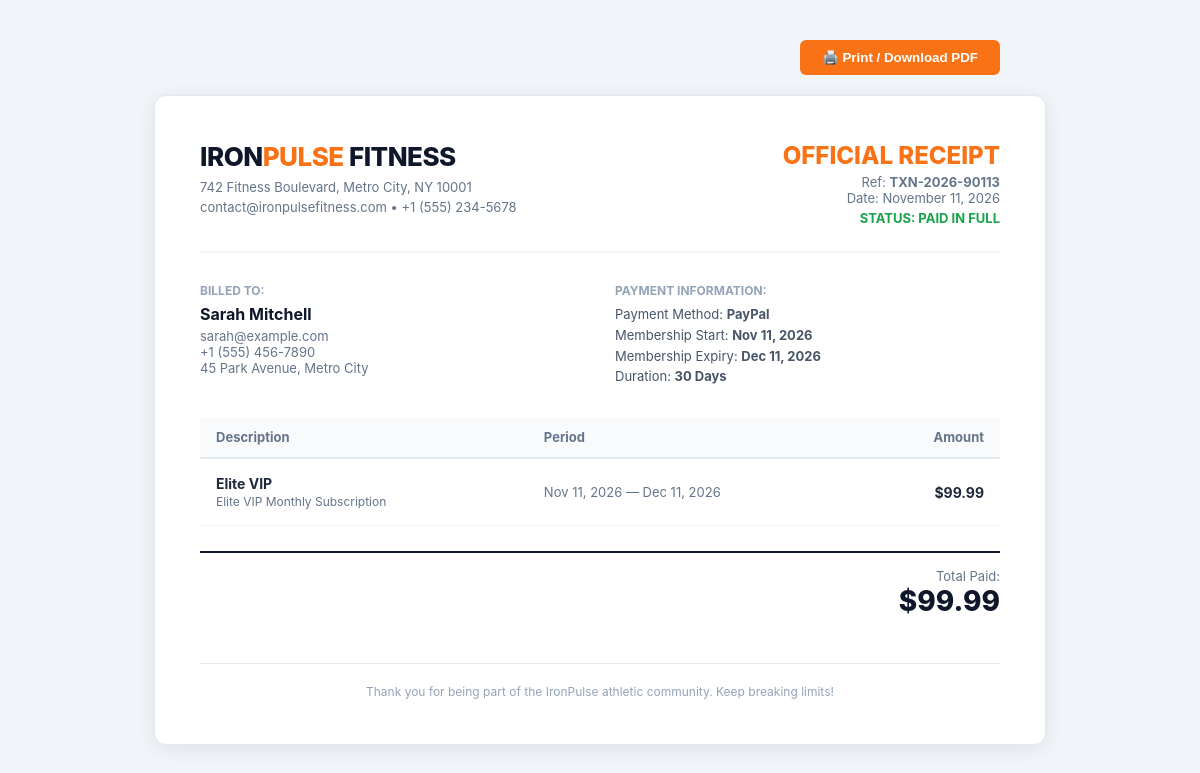
Screenshot of /member/invoice.php?id=2 (signed in) with the database file from the repository.
### tables this page shows
CREATE TABLE `payments` (
  `id` INT AUTO_INCREMENT PRIMARY KEY,
  `user_id` INT NOT NULL,
  `membership_id` INT DEFAULT NULL,
  `transaction_ref` VARCHAR(100) NOT NULL UNIQUE,
  `amount` DECIMAL(10, 2) NOT NULL,
  `payment_method` ENUM('Cash', 'Credit Card', 'PayPal', 'Stripe', 'Bank Transfer') NOT NULL DEFAULT 'Credit Card',
  `status` ENUM('completed', 'pending', 'failed') NOT NULL DEFAULT 'completed',
  `notes` VARCHAR(255) DEFAULT NULL,
  `payment_date` TIMESTAMP DEFAULT CURRENT_TIMESTAMP,
  FOREIGN KEY (`user_id`) REFERENCES `users` (`id`) ON DELETE CASCADE,
  FOREIGN KEY (`membership_id`) REFERENCES `memberships` (`id`) ON DELETE SET NULL
);

CREATE TABLE `users` (
  `id` INT AUTO_INCREMENT PRIMARY KEY,
  `full_name` VARCHAR(100) NOT NULL,
  `email` VARCHAR(120) NOT NULL UNIQUE,
  `password` VARCHAR(255) NOT NULL,
  `phone` VARCHAR(30) DEFAULT NULL,
  `role` ENUM('admin', 'member') NOT NULL DEFAULT 'member',
  `gender` ENUM('male', 'female', 'other') DEFAULT 'other',
  `dob` DATE DEFAULT NULL,
  `avatar` VARCHAR(255) DEFAULT 'default-avatar.png',
  `address` TEXT DEFAULT NULL,
  `emergency_contact` VARCHAR(150) DEFAULT NULL,
  `fitness_goals` TEXT DEFAULT NULL,
  `status` ENUM('active', 'inactive', 'suspended') NOT NULL DEFAULT 'active',
  `created_at` TIMESTAMP DEFAULT CURRENT_TIMESTAMP,
  `updated_at` TIMESTAMP DEFAULT CURRENT_TIMESTAMP ON UPDATE CURRENT_TIMESTAMP
);

CREATE TABLE `memberships` (
  `id` INT AUTO_INCREMENT PRIMARY KEY,
  `user_id` INT NOT NULL,
  `plan_id` INT NOT NULL,
  `start_date` DATE NOT NULL,
  `end_date` DATE NOT NULL,
  `amount_paid` DECIMAL(10, 2) NOT NULL,
  `payment_status` ENUM('paid', 'pending', 'cancelled') NOT NULL DEFAULT 'paid',
  `status` ENUM('active', 'expired', 'cancelled') NOT NULL DEFAULT 'active',
  `created_at` TIMESTAMP DEFAULT CURRENT_TIMESTAMP,
  FOREIGN KEY (`user_id`) REFERENCES `users` (`id`) ON DELETE CASCADE,
  FOREIGN KEY (`plan_id`) REFERENCES `membership_plans` (`id`) ON DELETE RESTRICT
);

CREATE TABLE `membership_plans` (
  `id` INT AUTO_INCREMENT PRIMARY KEY,
  `name` VARCHAR(100) NOT NULL,
  `description` TEXT DEFAULT NULL,
  `duration_days` INT NOT NULL DEFAULT 30,
  `price` DECIMAL(10, 2) NOT NULL,
  `badge` VARCHAR(50) DEFAULT NULL,
  `features_json` TEXT NOT NULL,
  `is_popular` TINYINT(1) DEFAULT 0,
  `status` ENUM('active', 'inactive') NOT NULL DEFAULT 'active',
  `created_at` TIMESTAMP DEFAULT CURRENT_TIMESTAMP
);

### config/config.php (called while the page is built, shortened)
<?php
function money($amount) {
    return CURRENCY . number_format((float)$amount, 2);
}
function format_date($dateStr, $format = 'M d, Y') {
    $time = strtotime($dateStr);
    return $time ? date($format, $time) : '-';
}

### member/invoice.php (the view, shortened to what this page needs)
<?php
require_once __DIR__ . '/../config/config.php';
$paymentId = (int)($_GET['id'] ?? 0);
$db = getDB();
$payment = null;
try {
    $stmt = $db->prepare("
        SELECT p.*, u.full_name, u.email, u.phone, u.address,
               m.start_date, m.end_date, mp.name AS plan_name, mp.duration_days
        FROM payments p
        JOIN users u ON p.user_id = u.id
        LEFT JOIN memberships m ON p.membership_id = m.id
        LEFT JOIN membership_plans mp ON m.plan_id = mp.id
        WHERE p.id = ? LIMIT 1
    ");
    $stmt->execute([$paymentId]);
    $payment = $stmt->fetch();
} catch (Exception $e) {}
?>
<!DOCTYPE html>
<html lang="en">
<head>
</head>
<body>
<div style="max-width: 800px; margin: 0 auto; text-align: right;">
    <button class="btn-print" onclick="window.print()">🖨️ Print / Download PDF</button>
</div>
<div class="invoice-card">
    <div class="header">
        <div>
            <div class="logo">IRON<span>PULSE</span> FITNESS</div>
            <p style="color: #64748b; font-size: 13px; margin: 6px 0 0; line-height: 1.5;">
                742 Fitness Boulevard, Metro City, NY 10001<br>
                contact@ironpulsefitness.com &bull; +1 (555) 234-5678
            </p>
        </div>
        <div class="invoice-meta">
            <div class="meta-title">OFFICIAL RECEIPT</div>
            <div style="font-size: 13px; color: #64748b;">Ref: <strong><?= htmlspecialchars($payment['transaction_ref']) ?></strong></div>
            <div style="font-size: 13px; color: #64748b;">Date: <?= format_date($payment['payment_date'], 'F d, Y') ?></div>
            <div style="font-size: 13px; color: #16a34a; font-weight: 700; margin-top: 4px;">STATUS: PAID IN FULL</div>
        </div>
    </div>
    <div class="grid-2">
        <div>
            <div style="font-size: 12px; font-weight: 700; color: #94a3b8; text-transform: uppercase; margin-bottom: 6px;">Billed To:</div>
            <div style="font-size: 16px; font-weight: 700; color: #0f172a;"><?= htmlspecialchars($payment['full_name']) ?></div>
            <div style="font-size: 13px; color: #64748b; margin-top: 4px;"><?= htmlspecialchars($payment['email']) ?></div>
            <div style="font-size: 13px; color: #64748b;"><?= htmlspecialchars($payment['phone'] ?? '-') ?></div>
            <div style="font-size: 13px; color: #64748b;"><?= htmlspecialchars($payment['address'] ?? 'Primary Member Address') ?></div>
        </div>
        <div>
            <div style="font-size: 12px; font-weight: 700; color: #94a3b8; text-transform: uppercase; margin-bottom: 6px;">Payment Information:</div>
            <div style="font-size: 13px; color: #475569; line-height: 1.6;">
                Payment Method: <strong><?= htmlspecialchars($payment['payment_method']) ?></strong><br>
                Membership Start: <strong><?= format_date($payment['start_date']) ?></strong><br>
                Membership Expiry: <strong><?= format_date($payment['end_date']) ?></strong><br>
                Duration: <strong><?= (int)$payment['duration_days'] ?> Days</strong>
            </div>
        </div>
    </div>
    <table class="table">
        <thead>
            <tr>
                <th>Description</th>
                <th>Period</th>
                <th style="text-align: right;">Amount</th>
            </tr>
        </thead>
        <tbody>
            <tr>
                <td>
                    <strong><?= htmlspecialchars($payment['plan_name'] ?? 'Gym Membership Package') ?></strong><br>
                    <span style="font-size: 12px; color: #64748b;"><?= htmlspecialchars($payment['notes'] ?? 'Access to training facilities and group fitness classes') ?></span>
                </td>
                <td style="color: #64748b; font-size: 13px;">
                    <?= format_date($payment['start_date']) ?> &mdash; <?= format_date($payment['end_date']) ?>
                </td>
                <td style="text-align: right; font-weight: 700;">
                    <?= money($payment['amount']) ?>
                </td>
            </tr>
        </tbody>
    </table>
    <div class="total-box">
        <div style="font-size: 13px; color: #64748b;">Total Paid:</div>
        <div class="total-amount"><?= money($payment['amount']) ?></div>
    </div>
    <div style="margin-top: 45px; padding-top: 20px; border-top: 1px solid #e2e8f0; font-size: 12px; color: #94a3b8; text-align: center;">
        Thank you for being part of the IronPulse athletic community. Keep breaking limits!
    </div>
</div>
</body>
</html>

### member/invoice.php (style rules this page uses)
body { font-family: -apple-system, BlinkMacSystemFont, "Segoe UI", Roboto, Arial, sans-serif; background: #f1f5f9; color: #1e293b; padding: 40px 20px; margin: 0; }
.invoice-card { max-width: 800px; margin: 0 auto; background: #ffffff; border-radius: 12px; box-shadow: 0 4px 20px rgba(0,0,0,0.08); padding: 45px; border: 1px solid #e2e8f0; }
.header { display: flex; justify-content: space-between; align-items: flex-start; border-bottom: 2px solid #f1f5f9; padding-bottom: 25px; margin-bottom: 30px; }
.logo { font-size: 26px; font-weight: 800; color: #0f172a; letter-spacing: -0.5px; }
.logo span { color: #f97316; }
.invoice-meta { text-align: right; }
.meta-title { font-size: 24px; font-weight: 800; color: #f97316; margin-bottom: 4px; }
.grid-2 { display: grid; grid-template-columns: 1fr 1fr; gap: 30px; margin-bottom: 30px; }
.table { width: 100%; border-collapse: collapse; margin: 25px 0; }
.table th { background: #f8fafc; padding: 12px 16px; text-align: left; font-size: 13px; font-weight: 700; color: #64748b; border-bottom: 2px solid #e2e8f0; }
.table td { padding: 16px; border-bottom: 1px solid #f1f5f9; font-size: 14px; }
.total-box { text-align: right; margin-top: 20px; padding-top: 15px; border-top: 2px solid #0f172a; }
.total-amount { font-size: 28px; font-weight: 800; color: #0f172a; }
.btn-print { background: #f97316; color: #fff; padding: 10px 22px; border-radius: 6px; font-weight: 700; border: none; cursor: pointer; text-decoration: none; display: inline-block; margin-bottom: 20px; }

### rows the page displays
payments: transaction_ref "TXN-2026-90113", payment_date "November 11, 2026", user.full_name "Sarah Mitchell", user.email "sarah@example.com", user.phone "+1 (555) 456-7890", user.address "45 Park Avenue, Metro City", payment_method "PayPal", membership.start_date "Nov 11, 2026", membership.end_date "Dec 11, 2026", membership_plans.duration_days "30", membership_plans.name "Elite VIP", notes "Elite VIP Monthly Subscription", amount "$99.99"
